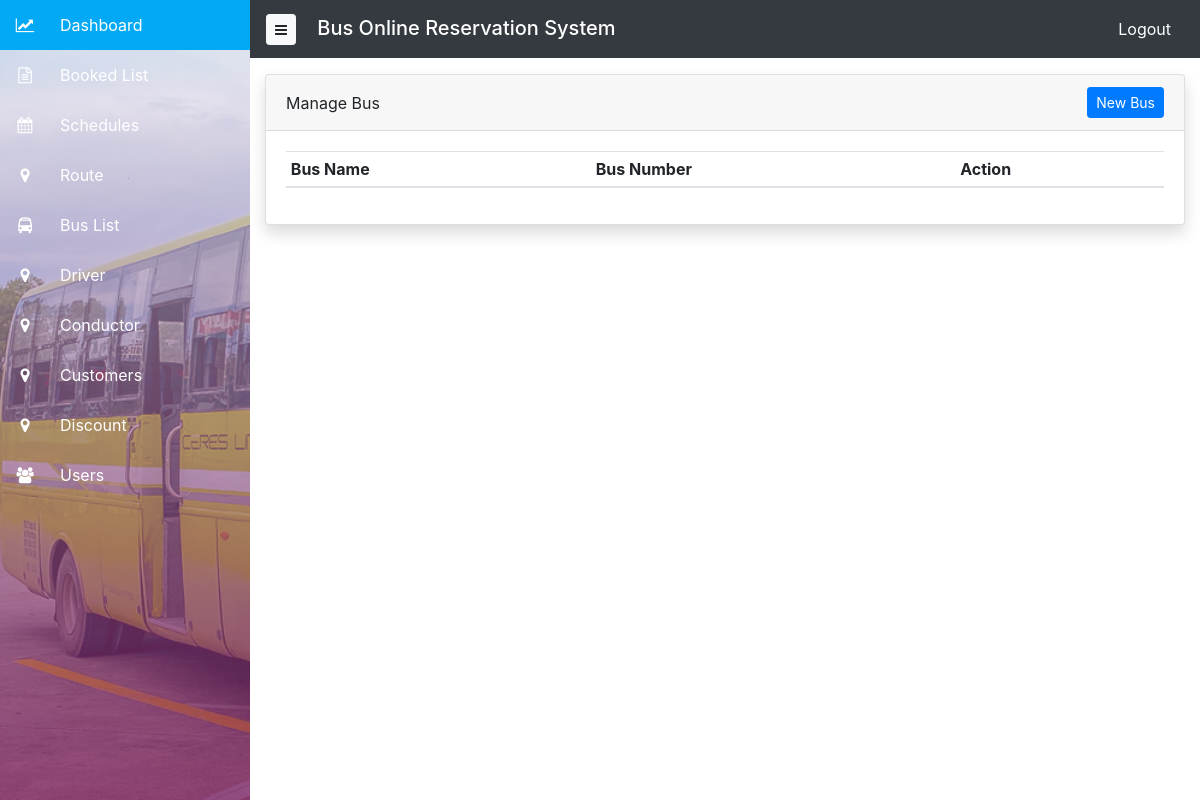
The app's page /admin/index.php?page=bus (signed in), older data.
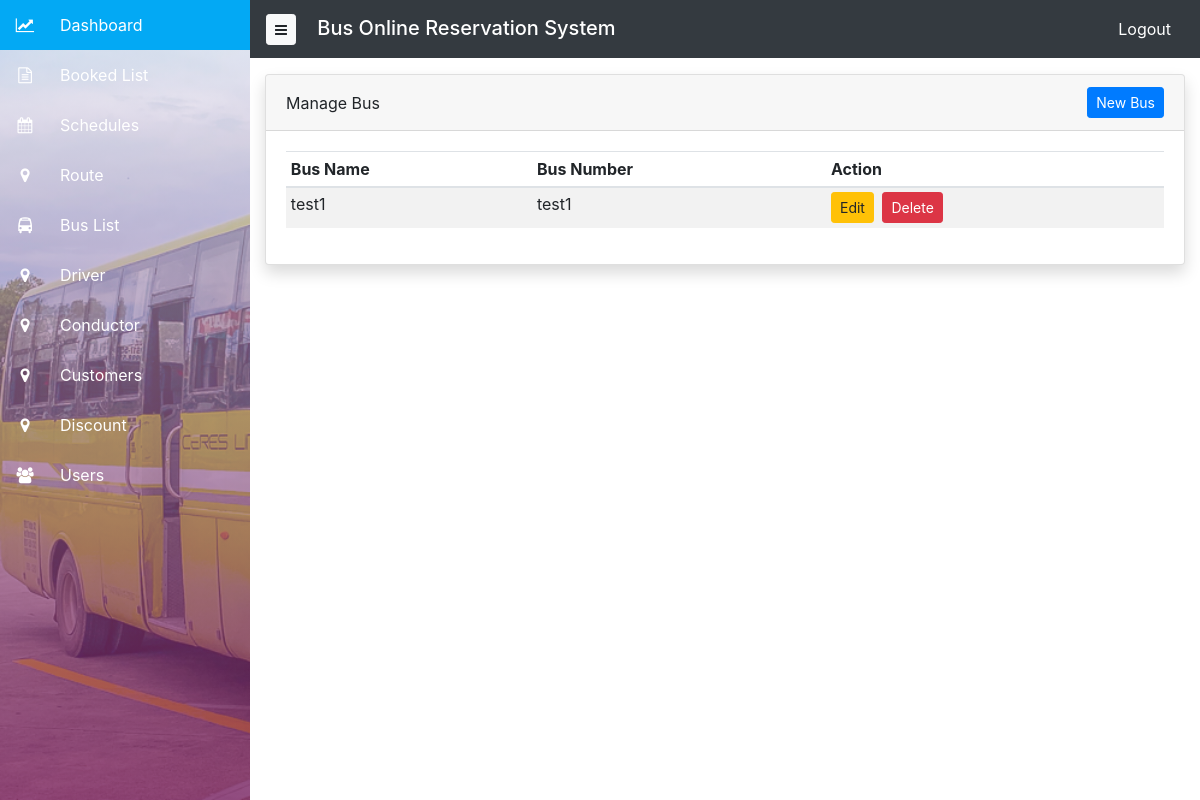
The same page, newer data.
### tables this page shows
CREATE TABLE `bus` (
  `id` int(11) NOT NULL,
  `bus_name` varchar(150) NOT NULL,
  `bus_number` varchar(50) NOT NULL
);

### admin/bus.php (the view, shortened to what this page needs)
<div class="card shadow">
    <div class="card-header">
        <div class="d-flex align-items-center justify-content-between">
            <span>Manage Bus</span>
            <a href="index.php?page=addBus" class="btn btn-primary btn-sm">New Bus</a>
        </div>
    </div>
    <div class="card-body">
        <?php $results = mysqli_query($con, "SELECT * FROM bus"); ?>
        <table class="table table-striped table-sm">
            <thead>
                <tr>
                    <th scope="col">Bus Name</th>
                    <th scope="col">Bus Number</th>
                    <th scope="col" colspan="2">Action</th>
                </tr>
            </thead>
            <?php while ($row = mysqli_fetch_array($results)) { ?>
            <tr>
                <td><?php echo $row['bus_name']; ?></td>
                <td><?php echo $row['bus_number']; ?></td>
                <td>
                    <a href="index.php?page=editBus&editBus=<?php echo $row['id']; ?>"
                        class="btn btn-sm btn-warning mr-1">Edit</a>
                    <a href="index.php?delBus=<?php echo $row['id']; ?>" class="btn btn-sm btn-danger">Delete</a>
                </td>
            </tr>
            <?php } ?>
        </table>
    </div>
</div>

### admin/index.php (shortened to what this page needs)
<?php
require('db.php');
include('php/bus.php');
?>
<!doctype html>
<html lang="en">
<head>
    <link href="styles.css" rel="stylesheet">
    <link rel="stylesheet" href="../font-awesome/css/font-awesome.min.css">
    <link rel="stylesheet" href="../bootstrap/css/bootstrap.min.css" />
</head>
<body>
    <div class="wrapper">
        <?php include("./layout/sidebar.php") ?>
        <div class="main">
            <?php include("./layout/navbar.php") ?>
            <div class="container mt-3">
                <?php
                    if(isset($_GET['page']) && !empty($_GET['page']))
                    include($_GET['page'].'.php');
                    else
                    include('dashboard.php');
                ?>
            </div>
        </div>
    </div>
</body>
</html>

### admin/layout/sidebar.php
<div class="navigation">
    <ul>
        <li>
            <a href="index.php?page=dashboard">
                <span class="icon"><i class="fa fa-line-chart" aria-hidden="true"></i></span>
                <span class="title">Dashboard</span>
            </a>
        </li>
        <li>
            <a href="#">
                <span class="icon"><i class="fa fa-file-text-o" aria-hidden="true"></i></span>
                <span class="title">Booked List</span>
            </a>
        </li>
        <li>
            <a href="#">
                <span class="icon"><i class="fa fa-calendar" aria-hidden="true"></i></span>
                <span class="title">Schedules</span>
            </a>
        </li>
        <li>
            <a href="#">
                <span class="icon"><i class="fa fa-map-marker" aria-hidden="true"></i></span>
                <span class="title">Route</span>
            </a>
        </li>
        <li>
            <a href="index.php?page=bus">
                <span class="icon"><i class="fa fa-bus" aria-hidden="true"></i></span>
                <span class="title">Bus List</span>
            </a>
        </li>
        <li>
            <a href="index.php?page=drivers">
                <span class="icon"><i class="fa fa-map-marker" aria-hidden="true"></i></span>
                <span class="title">Driver</span>
            </a>
        </li>
        <li>
            <a href="#">
                <span class="icon"><i class="fa fa-map-marker" aria-hidden="true"></i></span>
                <span class="title">Conductor</span>
            </a>
        </li>
        <li>
            <a href="#">
                <span class="icon"><i class="fa fa-map-marker" aria-hidden="true"></i></span>
                <span class="title">Customers</span>
            </a>
        </li>
        <li>
            <a href="#">
                <span class="icon"><i class="fa fa-map-marker" aria-hidden="true"></i></span>
                <span class="title">Discount</span>
            </a>
        </li>
        <li>
            <a href="#">
                <span class="icon"><i class="fa fa-users" aria-hidden="true"></i></span>
                <span class="title">Users</span>
            </a>
        </li>
    </ul>
</div>

### admin/layout/navbar.php
<nav class="navbar navbar-dark bg-dark">
    <span class="navbar-brand mb-0 h1">
        <button class="btn btn-sm toggle btn-light mr-3" onclick="toggleMenu()">
            <i class="fa fa-bars" aria-hidden="true"></i>
        </button>
        Bus Online Reservation System
    </span>
    <a href="logout.php" class="btn btn-link text-white">Logout</a>
</nav>

### admin/styles.css (style rules this page uses)
:root { --blue: #1e90ff; --white: #ffffff; --radius: 0.5rem; --clr-primary: #18ffff; --clr-primary-light: #adffff; --clr-primary-dark: #091034; --clr-gray100: #f9fbff; --clr-gray150: #f4f6fb; --clr-gray200: #eef1f6; --clr-gray300: #e1e5ee; --clr-gray400: #767b91; --clr-gray500: #4f546c; --clr-gray600: #2a324b; --clr-gray700: #161d34; --clr-bg: #060b23; }
* { margin: 0; padding: 0; box-sizing: border-box; }
body { overflow-x: hidden; }
.wrapper { position: relative; width: 100%; }
.navigation { position: fixed; width: 250px; height: 100%; transition: 0.5s; overflow: hidden; background-image: linear-gradient( to bottom, rgba(245, 246, 252, 0.52), rgba(117, 19, 93, 0.73) ), url("./img/bus_bg.jpg"); background-size: cover; }
.navigation ul { position: absolute; top: 0; left: 0; width: 100%; }
.navigation ul li { position: relative; width: 100%; list-style: none; }
.navigation ul li a { position: relative; display: block; width: 100%; display: flex; text-decoration: none; color: #fff; }
.navigation ul li a .icon { position: relative; display: block; min-width: 50px; height: 50px; line-height: 50px; text-align: center; }
.navigation ul li a .icon .fa { color: #fff; font-size: 16px; }
.navigation ul li a .title { position: relative; display: block; padding: 0 10px; height: 50px; line-height: 50px; white-space: normal; }
.main { position: absolute; width: calc(100% - 250px); left: 250px; min-height: 100vh; transition: 0.5s; }

Row changes from the older to the newer data that the page shows:
added bus: bus_name "test1", bus_number "test1"
